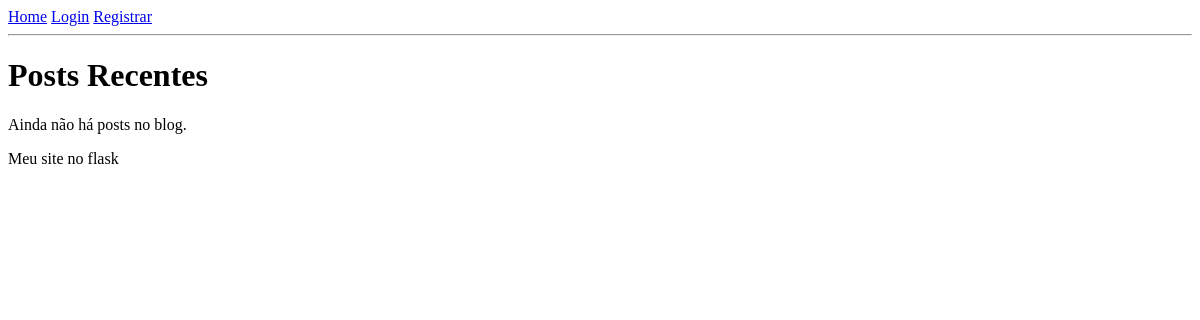
Page /home on the earlier database version.
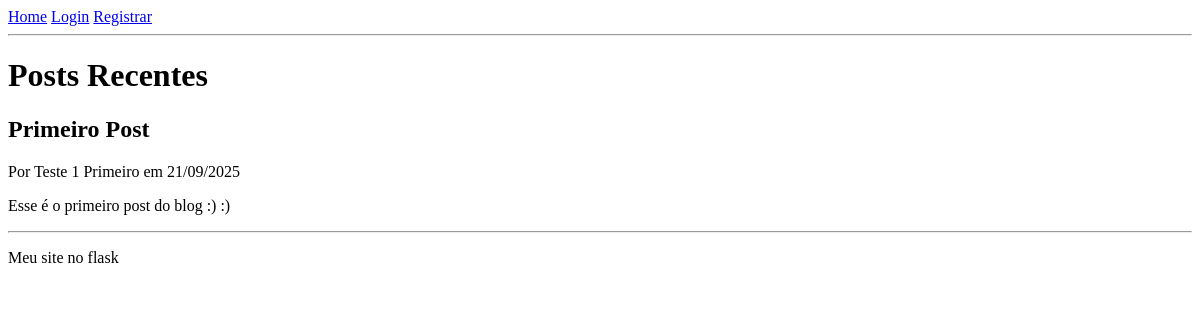
Same page on the later database version.
### models.py (models this page shows, shortened)
class Post(db.Model):
    id = db.Column(db.Integer, primary_key=True)
    titulo = db.Column(db.String(255), nullable=False)
    corpo = db.Column(db.Text, nullable=False)
    data_criacao = db.Column(db.DateTime, nullable=False, default=datetime.utcnow)
    user_id = db.Column(db.Integer, db.ForeignKey('user.id'), nullable=False)
    liked_by = db.relationship('User', secondary=likes, backref=db.backref('liked_posts', lazy='dynamic'))

class User(db.Model, UserMixin):
    id = db.Column(db.Integer, primary_key=True)
    nome = db.Column(db.String(255), nullable=False)
    sobrenome = db.Column(db.String(255), nullable=False)
    senha = db.Column(db.String(255), nullable=False) # Atenção: Lembre-se de hashear a senha!
    email = db.Column(db.String(255), unique=True, nullable=False)
    biografia = db.Column(db.Text, nullable=True)
    avatar_url = db.Column(db.String(255), nullable=True)
    data_registro = db.Column(db.DateTime, nullable=False, default=datetime.utcnow)
    posts = db.relationship('Post', backref='author', lazy=True)

### routes.py (the view)
@app.route("/home")
def homepage():
    posts = Post.query.order_by(Post.data_criacao.desc()).all()
    return render_template('homepage.html', title='Página Inicial', posts=posts)

### templates/homepage.html (shortened to what this page needs)
<!DOCTYPE html>
<html lang="en">
<head>
</head>
<body>
    <header>
        <a href="{{ url_for('homepage') }}">Home</a>
        {% if current_user.is_authenticated %}
        <a href="{{ url_for('perfil') }}">Meu Perfil</a>
            <a href="{{ url_for('logout') }}">Logout</a>
        {% else %}
            <a href="{{ url_for('login') }}">Login</a>
            <a href="{{ url_for('register') }}">Registrar</a>
        {% endif %}
        <hr>
    </header>
    <main>
        <h1>Posts Recentes</h1>
        {% for post in posts %}
            <article>
                <h2>{{ post.titulo }}</h2>
                <p>
                    Por {{ post.author.nome }} {{ post.author.sobrenome }}
                    em {{ post.data_criacao.strftime('%d/%m/%Y') }}
                </p>
                <p>{{ post.corpo }}</p>
            </article>
            <hr>
        {% else %}
            <p>Ainda não há posts no blog.</p>
        {% endfor %}
    </main>
    <p>Meu site no flask</p>
</body>
</html>

Differences in the rows shown:
added Post: titulo "Primeiro Post", author.nome "Teste 1", author.sobrenome "Primeiro", data_criacao "21/09/2025", corpo "Esse é o primeiro post do blog :) :)"
Other differences:
text no longer shown: "Ainda não há posts no blog."
